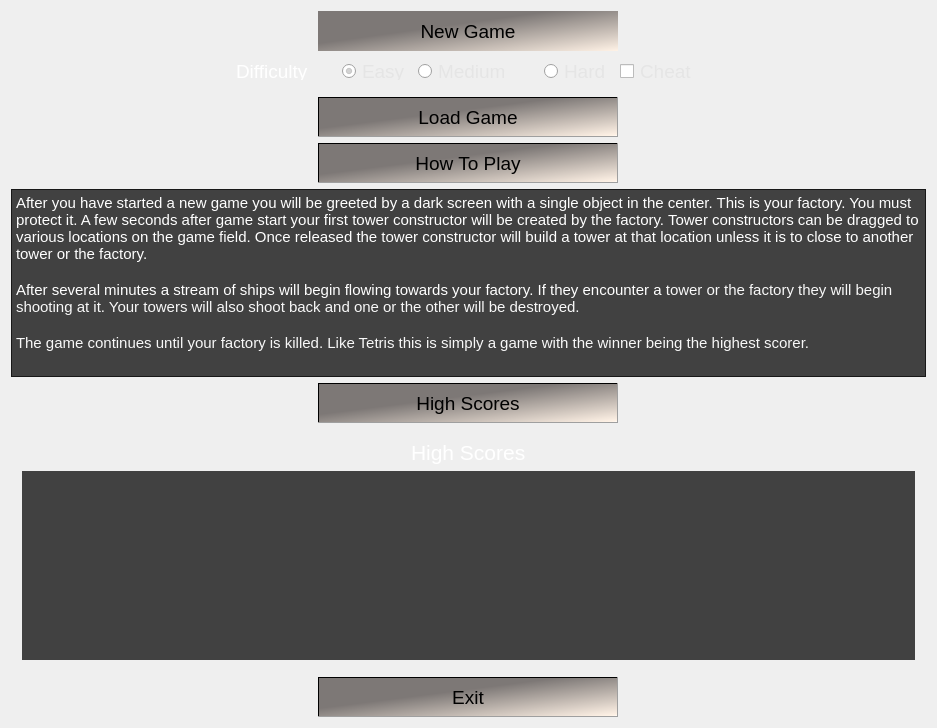
<?xml version="1.0" encoding="UTF-8"?>
<ui version="4.0">
 <class>MainWindow</class>
 <widget class="QMainWindow" name="MainWindow">
  <property name="geometry">
   <rect>
    <x>0</x>
    <y>0</y>
    <width>937</width>
    <height>728</height>
   </rect>
  </property>
  <property name="sizePolicy">
   <sizepolicy hsizetype="Preferred" vsizetype="MinimumExpanding">
    <horstretch>0</horstretch>
    <verstretch>0</verstretch>
   </sizepolicy>
  </property>
  <property name="font">
   <font>
    <pointsize>14</pointsize>
   </font>
  </property>
  <property name="windowTitle">
   <string>Space Factory</string>
  </property>
  <widget class="QWidget" name="centralWidget">
   <property name="minimumSize">
    <size>
     <width>600</width>
     <height>400</height>
    </size>
   </property>
   <property name="styleSheet">
    <string notr="true">#centralWidget{
    background: url(:/images/space_background.png);
}
</string>
   </property>
   <layout class="QVBoxLayout" name="verticalLayout">
    <item>
     <widget class="QGroupBox" name="boxNewGameGroup">
      <property name="maximumSize">
       <size>
        <width>16777215</width>
        <height>100</height>
       </size>
      </property>
      <property name="styleSheet">
       <string notr="true">border:0px;</string>
      </property>
      <layout class="QVBoxLayout" name="layoutNewGame">
       <property name="spacing">
        <number>0</number>
       </property>
       <property name="sizeConstraint">
        <enum>QLayout::SetMinimumSize</enum>
       </property>
       <property name="margin">
        <number>0</number>
       </property>
       <item alignment="Qt::AlignHCenter">
        <widget class="QPushButton" name="btnNewGame">
         <property name="minimumSize">
          <size>
           <width>300</width>
           <height>40</height>
          </size>
         </property>
         <property name="maximumSize">
          <size>
           <width>300</width>
           <height>40</height>
          </size>
         </property>
         <property name="font">
          <font>
           <pointsize>14</pointsize>
           <weight>50</weight>
           <bold>false</bold>
          </font>
         </property>
         <property name="styleSheet">
          <string notr="true">background-color: qlineargradient(spread:pad, x1:0, y1:0, x2:1, y2:1, stop:0.4 rgba(125, 120, 118, 255), stop:0.984211 rgba(255, 242, 230, 255), stop:1 rgba(255, 255, 255, 255));
margin:-1px;
</string>
         </property>
         <property name="text">
          <string>New Game</string>
         </property>
        </widget>
       </item>
       <item alignment="Qt::AlignHCenter">
        <widget class="QGroupBox" name="boxDifficultySetting">
         <property name="maximumSize">
          <size>
           <width>500</width>
           <height>40</height>
          </size>
         </property>
         <layout class="QHBoxLayout" name="horizontalLayout">
          <item>
           <widget class="QLabel" name="lblDifficulty">
            <property name="minimumSize">
             <size>
              <width>100</width>
              <height>0</height>
             </size>
            </property>
            <property name="maximumSize">
             <size>
              <width>300</width>
              <height>40</height>
             </size>
            </property>
            <property name="font">
             <font>
              <pointsize>14</pointsize>
             </font>
            </property>
            <property name="styleSheet">
             <string notr="true">color: rgb(255, 255, 255);</string>
            </property>
            <property name="text">
             <string>Difficulty</string>
            </property>
           </widget>
          </item>
          <item>
           <widget class="QRadioButton" name="rdoEasy">
            <property name="minimumSize">
             <size>
              <width>70</width>
              <height>10</height>
             </size>
            </property>
            <property name="font">
             <font>
              <pointsize>14</pointsize>
             </font>
            </property>
            <property name="styleSheet">
             <string notr="true">color: rgb(229, 229, 229);</string>
            </property>
            <property name="text">
             <string>Easy</string>
            </property>
            <property name="checked">
             <bool>true</bool>
            </property>
           </widget>
          </item>
          <item>
           <widget class="QRadioButton" name="rdoMedium">
            <property name="minimumSize">
             <size>
              <width>120</width>
              <height>10</height>
             </size>
            </property>
            <property name="font">
             <font>
              <pointsize>14</pointsize>
             </font>
            </property>
            <property name="styleSheet">
             <string notr="true">color: rgb(229, 229, 229);</string>
            </property>
            <property name="text">
             <string>Medium</string>
            </property>
            <property name="checked">
             <bool>false</bool>
            </property>
           </widget>
          </item>
          <item>
           <widget class="QRadioButton" name="rdoHard">
            <property name="minimumSize">
             <size>
              <width>70</width>
              <height>10</height>
             </size>
            </property>
            <property name="font">
             <font>
              <pointsize>14</pointsize>
             </font>
            </property>
            <property name="styleSheet">
             <string notr="true">color: rgb(229, 229, 229);</string>
            </property>
            <property name="text">
             <string>Hard</string>
            </property>
            <property name="checked">
             <bool>false</bool>
            </property>
           </widget>
          </item>
          <item>
           <widget class="QCheckBox" name="chkCheat">
            <property name="minimumSize">
             <size>
              <width>80</width>
              <height>10</height>
             </size>
            </property>
            <property name="font">
             <font>
              <pointsize>14</pointsize>
             </font>
            </property>
            <property name="styleSheet">
             <string notr="true">color: rgb(229, 229, 229);</string>
            </property>
            <property name="text">
             <string>Cheat</string>
            </property>
            <property name="checked">
             <bool>false</bool>
            </property>
           </widget>
          </item>
         </layout>
        </widget>
       </item>
      </layout>
     </widget>
    </item>
    <item alignment="Qt::AlignHCenter">
     <widget class="QPushButton" name="btnLoadGame">
      <property name="minimumSize">
       <size>
        <width>300</width>
        <height>40</height>
       </size>
      </property>
      <property name="maximumSize">
       <size>
        <width>300</width>
        <height>40</height>
       </size>
      </property>
      <property name="font">
       <font>
        <pointsize>14</pointsize>
        <weight>50</weight>
        <bold>false</bold>
       </font>
      </property>
      <property name="styleSheet">
       <string notr="true">background-color: qlineargradient(spread:pad, x1:0, y1:0, x2:1, y2:1, stop:0.4 rgba(125, 120, 118, 255), stop:0.984211 rgba(255, 242, 230, 255), stop:1 rgba(255, 255, 255, 255));
margin:-1px;
</string>
      </property>
      <property name="text">
       <string>Load Game</string>
      </property>
     </widget>
    </item>
    <item alignment="Qt::AlignHCenter">
     <widget class="QPushButton" name="btnHelp">
      <property name="minimumSize">
       <size>
        <width>300</width>
        <height>40</height>
       </size>
      </property>
      <property name="maximumSize">
       <size>
        <width>300</width>
        <height>40</height>
       </size>
      </property>
      <property name="font">
       <font>
        <pointsize>14</pointsize>
        <weight>50</weight>
        <bold>false</bold>
       </font>
      </property>
      <property name="styleSheet">
       <string notr="true">background-color: qlineargradient(spread:pad, x1:0, y1:0, x2:1, y2:1, stop:0.4 rgba(125, 120, 118, 255), stop:0.984211 rgba(255, 242, 230, 255), stop:1 rgba(255, 255, 255, 255));
margin:-1px;
</string>
      </property>
      <property name="text">
       <string>How To Play</string>
      </property>
      <property name="checkable">
       <bool>true</bool>
      </property>
     </widget>
    </item>
    <item>
     <widget class="QTextBrowser" name="brwHelp">
      <property name="styleSheet">
       <string notr="true">background-color: rgba(16, 16, 16, 200);</string>
      </property>
      <property name="html">
       <string>&lt;!DOCTYPE HTML PUBLIC &quot;-//W3C//DTD HTML 4.0//EN&quot; &quot;http://www.w3.org/TR/REC-html40/strict.dtd&quot;&gt;
&lt;html&gt;&lt;head&gt;&lt;meta name=&quot;qrichtext&quot; content=&quot;1&quot; /&gt;&lt;style type=&quot;text/css&quot;&gt;
p, li { white-space: pre-wrap; }
&lt;/style&gt;&lt;/head&gt;&lt;body style=&quot; font-family:'Courier 10 Pitch'; font-size:11pt; font-weight:400; font-style:normal;&quot;&gt;
&lt;p style=&quot; margin-top:0px; margin-bottom:0px; margin-left:0px; margin-right:0px; -qt-block-indent:0; text-indent:0px;&quot;&gt;&lt;span style=&quot; color:#ffffff;&quot;&gt;After you have started a new game you will be greeted by a dark screen with a single object in the center. This is your factory. You must protect it. A few seconds after game start your first tower constructor will be created by the factory. Tower constructors can be dragged to various locations on the game field. Once released the tower constructor will build a tower at that location unless it is to close to another tower or the factory. &lt;/span&gt;&lt;/p&gt;
&lt;p style=&quot;-qt-paragraph-type:empty; margin-top:0px; margin-bottom:0px; margin-left:0px; margin-right:0px; -qt-block-indent:0; text-indent:0px; color:#ffffff;&quot;&gt;&lt;br /&gt;&lt;/p&gt;
&lt;p style=&quot; margin-top:0px; margin-bottom:0px; margin-left:0px; margin-right:0px; -qt-block-indent:0; text-indent:0px;&quot;&gt;&lt;span style=&quot; color:#ffffff;&quot;&gt;After several minutes a stream of ships will begin flowing towards your factory. If they encounter a &lt;/span&gt;&lt;span style=&quot; color:#f8f8f8;&quot;&gt;tower or the factory they will begin shooting at it. Your towers will also shoot back and one or the other will be destroyed.&lt;/span&gt;&lt;/p&gt;
&lt;p style=&quot;-qt-paragraph-type:empty; margin-top:0px; margin-bottom:0px; margin-left:0px; margin-right:0px; -qt-block-indent:0; text-indent:0px; color:#f8f8f8;&quot;&gt;&lt;br /&gt;&lt;/p&gt;
&lt;p style=&quot; margin-top:0px; margin-bottom:0px; margin-left:0px; margin-right:0px; -qt-block-indent:0; text-indent:0px;&quot;&gt;&lt;span style=&quot; color:#f8f8f8;&quot;&gt;The game continues until your factory is killed. Like Tetris this is simply a game with the winner being the highest scorer.&lt;/span&gt;&lt;/p&gt;&lt;/body&gt;&lt;/html&gt;</string>
      </property>
     </widget>
    </item>
    <item alignment="Qt::AlignHCenter">
     <widget class="QPushButton" name="btnScores">
      <property name="minimumSize">
       <size>
        <width>300</width>
        <height>40</height>
       </size>
      </property>
      <property name="maximumSize">
       <size>
        <width>300</width>
        <height>40</height>
       </size>
      </property>
      <property name="font">
       <font>
        <pointsize>14</pointsize>
        <weight>50</weight>
        <bold>false</bold>
       </font>
      </property>
      <property name="styleSheet">
       <string notr="true">background-color: qlineargradient(spread:pad, x1:0, y1:0, x2:1, y2:1, stop:0.4 rgba(125, 120, 118, 255), stop:0.984211 rgba(255, 242, 230, 255), stop:1 rgba(255, 255, 255, 255));
margin:-1px;
</string>
      </property>
      <property name="text">
       <string>High Scores</string>
      </property>
      <property name="checkable">
       <bool>true</bool>
      </property>
     </widget>
    </item>
    <item>
     <widget class="QGroupBox" name="boxHighScores">
      <property name="minimumSize">
       <size>
        <width>0</width>
        <height>0</height>
       </size>
      </property>
      <property name="styleSheet">
       <string notr="true">border:0px;</string>
      </property>
      <property name="title">
       <string/>
      </property>
      <property name="alignment">
       <set>Qt::AlignCenter</set>
      </property>
      <layout class="QVBoxLayout" name="layHighScores">
       <item alignment="Qt::AlignHCenter">
        <widget class="QLabel" name="lblHighScores">
         <property name="maximumSize">
          <size>
           <width>150</width>
           <height>16777215</height>
          </size>
         </property>
         <property name="font">
          <font>
           <pointsize>16</pointsize>
          </font>
         </property>
         <property name="styleSheet">
          <string notr="true">color: rgb(255, 255, 255);</string>
         </property>
         <property name="text">
          <string>High Scores</string>
         </property>
        </widget>
       </item>
       <item>
        <widget class="QListWidget" name="lstScores">
         <property name="styleSheet">
          <string notr="true">background-color: rgba(16, 16, 16, 200);
color: rgb(255, 255, 255);
font: 12pt &quot;Arial&quot;;
text-align:center;</string>
         </property>
         <property name="selectionMode">
          <enum>QAbstractItemView::NoSelection</enum>
         </property>
        </widget>
       </item>
      </layout>
     </widget>
    </item>
    <item alignment="Qt::AlignHCenter">
     <widget class="QPushButton" name="btnExit">
      <property name="minimumSize">
       <size>
        <width>300</width>
        <height>40</height>
       </size>
      </property>
      <property name="maximumSize">
       <size>
        <width>300</width>
        <height>40</height>
       </size>
      </property>
      <property name="font">
       <font>
        <pointsize>14</pointsize>
        <weight>50</weight>
        <bold>false</bold>
       </font>
      </property>
      <property name="styleSheet">
       <string notr="true">background-color: qlineargradient(spread:pad, x1:0, y1:0, x2:1, y2:1, stop:0.4 rgba(125, 120, 118, 255), stop:0.984211 rgba(255, 242, 230, 255), stop:1 rgba(255, 255, 255, 255));
margin:-1px;
</string>
      </property>
      <property name="text">
       <string>Exit</string>
      </property>
     </widget>
    </item>
   </layout>
  </widget>
 </widget>
 <layoutdefault spacing="6" margin="11"/>
 <resources/>
 <connections/>
</ui>
